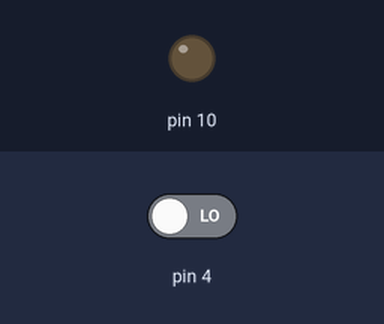
Recording of a sketch running on a simulated Arduino Uno, built with avr-gcc and run on an emulated ATmega328P. Shown: output pins drawn as LEDs (lit = HIGH). Dashed ring = blinking. The test bench sets the inputs (shaded band); at power-on: pin 4 LOW.

Above: at 1.2 s.
1.3 s: pin 4 driven HIGH
At 1.4 s:
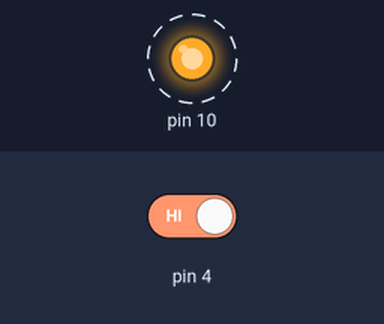
4.3 s: pin 4 driven LOW
At 5.7 s:
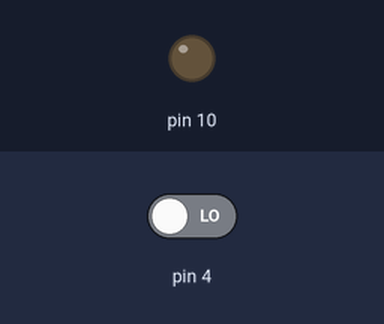
Timing chart, 0 to 7.3 s (numbered marks = the images above; inputs shaded):
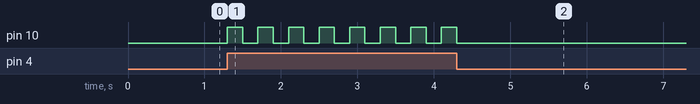

Measured:
- after the input at 1.3 s, pin 10: alternates HIGH for 0.20 s and LOW for 0.20 s, starting at once
- after the input at 4.3 s, pin 10: goes on until 4.3 s, then stays LOW

The sketch:

blinking_led_with_pushbutton.ino
```cpp
// Variables go here
// data_type variable_name = value

int button = 0;

void setup() {
  pinMode(4, INPUT);
  pinMode(10, OUTPUT);
}

void loop() {
  // Variable button will read how much voltage we are getting from pin 4
  button = digitalRead(4);
  if(button == 1) {
    digitalWrite(10, HIGH);
    delay(200);
    digitalWrite(10,LOW);
    delay(200);
  }

  else {
    digitalWrite(10, LOW);
  }
}
```
